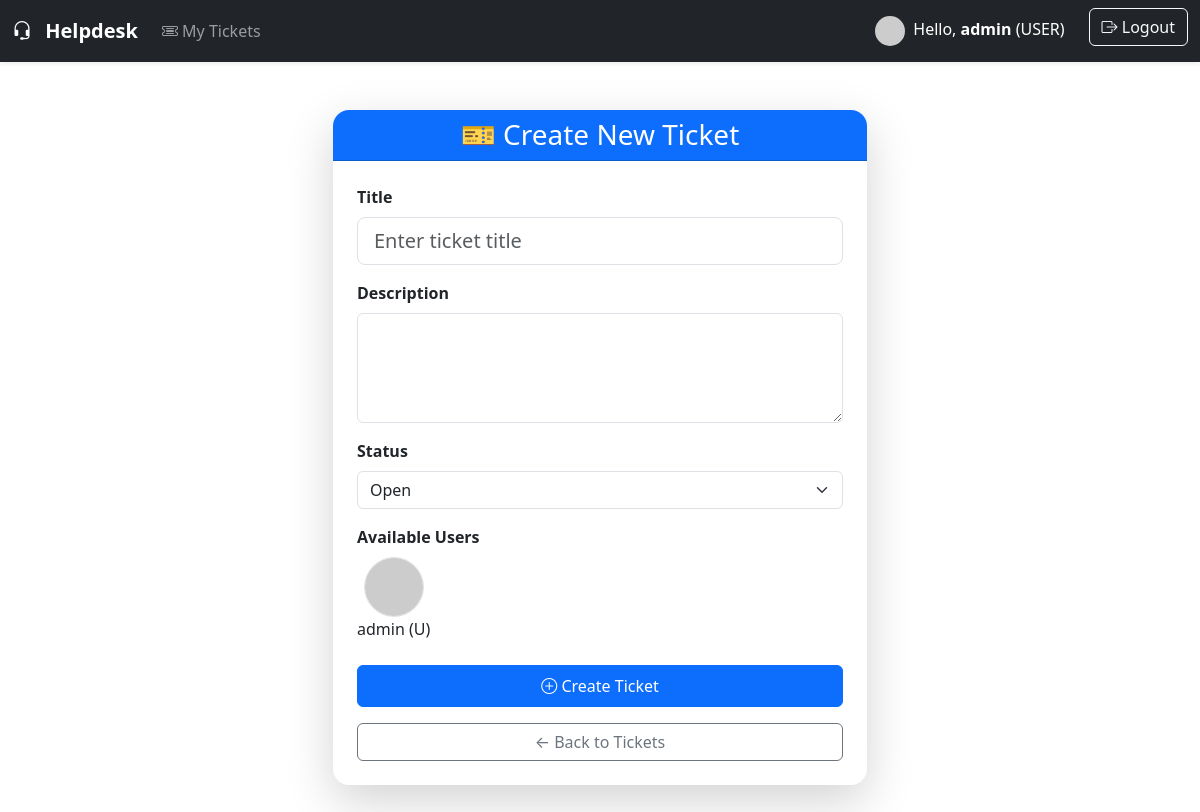
The page /tickets/new/ (signed in) on the database its author committed.
### tickets/models.py (models this page shows, shortened)
class CustomUser(AbstractUser):
    ROLE_CHOICES = (
        ('user', 'User'),
        ('agent', 'Agent'),
        ('admin', 'Admin'),
    )
    role = models.CharField(max_length=10, choices=ROLE_CHOICES, default='user')
    def get_avatar_url(self):
        return f"https://api.dicebear.com/9.x/bottts/svg?seed={self.username}&size=80&backgroundColor=b6e3f4"
    groups = models.ManyToManyField(
        'auth.Group',
        related_name='customuser_set',
        blank=True,
        help_text='The groups this user belongs to.',
        verbose_name='groups'
    )
    user_permissions = models.ManyToManyField(
        'auth.Permission',
        related_name='customuser_set',
        blank=True,
        help_text='Specific permissions for this user.',
        verbose_name='user permissions'
    )

### tickets/views.py (the view)
# urls.py: path('new/', views.ticket_new, name='ticket_new'),
@login_required
def ticket_new(request):
    if request.method == 'POST':
        form = TicketForm(request.POST)
        if form.is_valid():
            ticket = form.save(commit=False)
            ticket.created_by = request.user
            ticket.sla_deadline = timezone.now() + timezone.timedelta(hours=48)
            ticket.save()
            messages.success(request, 'Ticket created successfully!')
            return redirect('tickets_list')
    else:
        form = TicketForm()
    all_users = CustomUser.objects.all().order_by('username')
    return render(request, 'ticket_new.html', {'form': form, 'all_users': all_users})

### tickets/forms.py
class TicketForm(forms.ModelForm):
    class Meta:
        model = Ticket
        fields = ['title', 'description', 'assigned_to', 'status']
    def __init__(self, *args, **kwargs):
        super(TicketForm, self).__init__(*args, **kwargs)
        for field_name, field in self.fields.items():
            if field_name == 'description':
                field.widget.attrs.update({'class': 'form-control', 'rows': '4'})
            elif field_name == 'title':
                field.widget.attrs.update({'class': 'form-control form-control-lg', 'placeholder': 'Enter ticket title'})
            elif field_name in ['assigned_to', 'status']:
                field.widget.attrs.update({'class': 'form-select'})
            else:
                 field.widget.attrs.update({'class': 'form-control'})
        agents = CustomUser.objects.filter(role='agent')
        self.fields['assigned_to'].choices = [
            (agent.id, agent.username) for agent in agents
        ]

### templates/ticket_new.html (shortened to what this page needs)
{% extends "base.html" %}
{% block content %}
<div class="container mt-5">
    <div class="row justify-content-center">
        <div class="col-md-8 col-lg-6">
            <div class="card shadow-lg border-0 rounded-4">
                <div class="card-header bg-primary text-white text-center rounded-top-4">
                    <h3 class="mb-0">🎫 Create New Ticket</h3>
                </div>
                <div class="card-body p-4">
                    <form method="POST" novalidate>
                        <div class="mb-3">
                            <label for="{{ form.title.id_for_label }}" class="form-label fw-semibold">Title</label>
                            {{ form.title }}
                        </div>
                        <div class="mb-3">
                            <label for="{{ form.description.id_for_label }}" class="form-label fw-semibold">Description</label>
                            {{ form.description }}
                        </div>
                        <div class="mb-3">
                            <label for="{{ form.status.id_for_label }}" class="form-label fw-semibold">Status</label>
                            {{ form.status }}
                        </div>
                        <div class="mb-3">
                            <label class="form-label fw-semibold">Available Users</label>
                            <div class="d-flex flex-wrap gap-3">
                                {% for user_obj in all_users %}
                                    <div class="text-center">
                                        <img src="{{ user_obj.get_avatar_url }}" class="rounded-circle border" width="60" height="60" alt="{{ user_obj.username }} avatar">
                                        <div>{{ user_obj.username }} ({{ user_obj.role|slice:":1"|upper }})</div>
                                    </div>
                                {% empty %}
                                    <p>No other users found in the system.</p>
                                {% endfor %}
                            </div>
                        </div>
                        <button type="submit" class="btn btn-primary w-100 py-2 mt-2">
                            <i class="bi bi-plus-circle"></i> Create Ticket
                        </button>
                        <a href="{% url 'tickets_list' %}" class="btn btn-outline-secondary w-100 mt-3">
                            ← Back to Tickets
                        </a>
                    </form>
                </div>
            </div>
        </div>
    </div>
</div>
{% endblock %}

### templates/base.html (shortened to what this page needs)
{% load static %}
<!DOCTYPE html>
<html lang="en">
<head>
    <link href="https://cdn.jsdelivr.net/npm/bootstrap@5.3.3/dist/css/bootstrap.min.css" rel="stylesheet">
    <link rel="stylesheet" href="https://cdn.jsdelivr.net/npm/bootstrap-icons@1.11.3/font/bootstrap-icons.css">
</head>
<body>
    <nav class="navbar navbar-expand-lg navbar-dark bg-dark shadow-sm">
        <div class="container-fluid">
            <a class="navbar-brand fw-bold" href="{% url 'tickets_list' %}">
                <i class="bi bi-headset me-2"></i>  Helpdesk
            </a>
            <div class="collapse navbar-collapse" id="navbarNav">
                <ul class="navbar-nav me-auto mb-2 mb-lg-0">
                    {% if user.is_authenticated %}
                        <li class="nav-item">
                            <a class="nav-link" href="{% url 'tickets_list' %}">
                                <i class="bi bi-ticket-detailed"></i> My Tickets
                            </a>
                        </li>
                    {% endif %}
                </ul>
                <ul class="navbar-nav">
                    {% if user.is_authenticated %}
                        <li class="nav-item d-flex align-items-center me-3">
                            <span class="navbar-text text-white me-2">
                                <img src="{{ user.get_avatar_url }}" class="rounded-circle me-1" width="30" height="30" alt="User Avatar">
                                Hello, <b>{{ user.username }}</b> ({{ user.role|upper }})
                            </span>
                        </li>
                        <li class="nav-item">
                            <a class="btn btn-outline-light" href="{% url 'custom_logout' %}">
                                <i class="bi bi-box-arrow-right"></i> Logout
                            </a>
                        </li>
                    {% endif %}
                </ul>
            </div>
        </div>
    </nav>
    <div class="container mt-4 mb-5">
        {% block content %}{% endblock %}
    </div>
</body>
</html>

### rows shown on the page
CustomUser: username "admin", role "USER", role "U"
